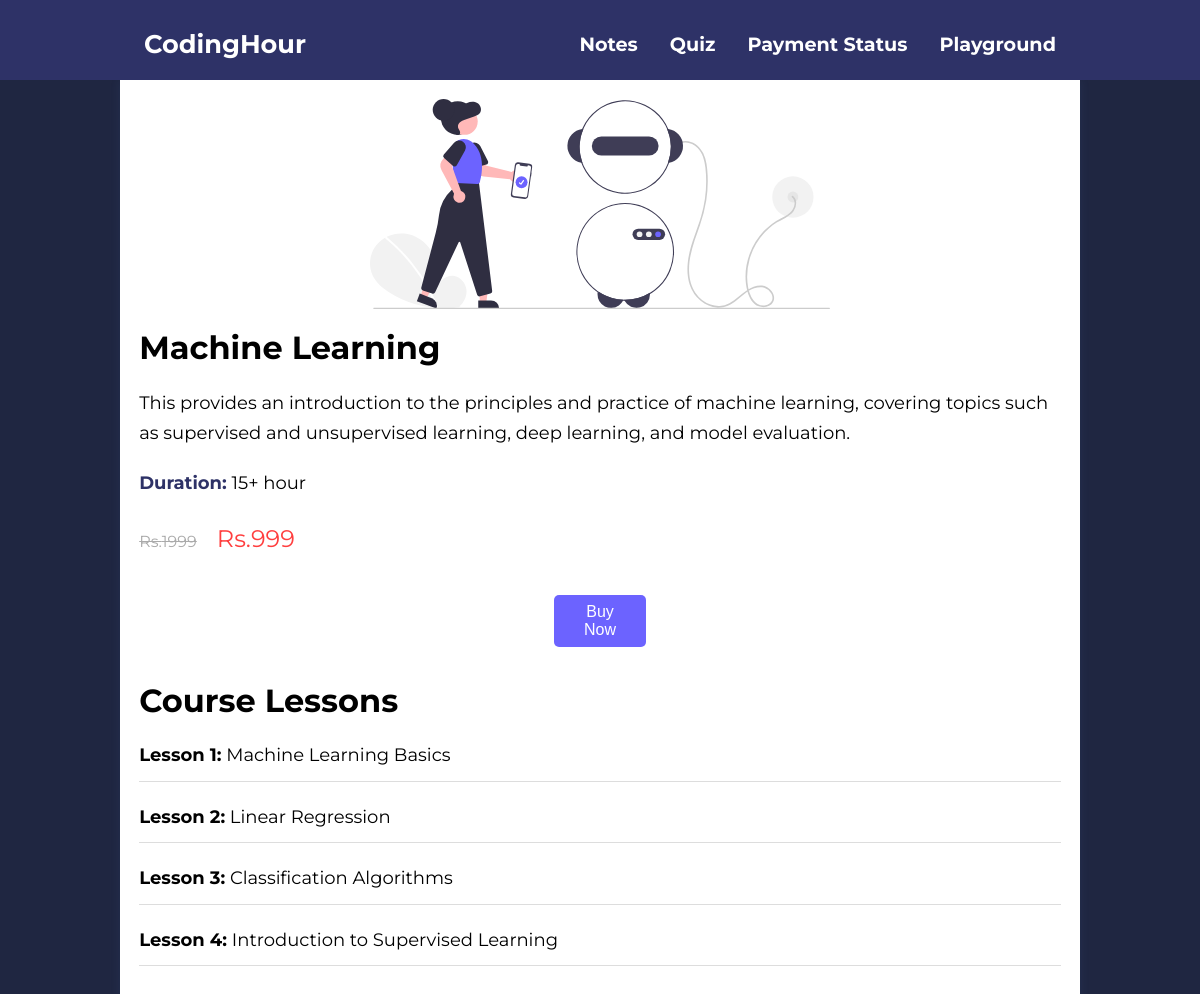
Screenshot of /courseDetails.php?course_id=1 with the database file from the repository.
### tables this page shows
CREATE TABLE `course` (
  `course_id` int(11) NOT NULL,
  `course_name` text NOT NULL,
  `course_desc` text NOT NULL,
  `course_author` varchar(255) NOT NULL,
  `course_img` text NOT NULL,
  `course_duration` text NOT NULL,
  `course_price` int(11) NOT NULL,
  `course_original_price` int(11) NOT NULL
);

CREATE TABLE `lesson` (
  `lesson_id` int(11) NOT NULL,
  `lesson_name` text NOT NULL,
  `lesson_desc` text NOT NULL,
  `lesson_link` text NOT NULL,
  `course_id` int(11) NOT NULL,
  `course_name` text NOT NULL
);

### courseDetails.php (the view, shortened to what this page needs)
<?php
include('./dbConnection.php');
?>
<!DOCTYPE html>
<html lang="en">
  <head>
    <link
      rel="stylesheet"
      href="https://unicons.iconscout.com/release/v4.0.0/css/line.css"
    />
    <link rel="stylesheet" href="css/style.css" />
    <link rel="stylesheet" href="css/courseDetails.css" />
  </head>
  <body>
    <nav>
      <div class="container nav_container">
        <a class="home_button" href="index.php"><h3>CodingHour</h3></a>
        <ul class="nav_menu">
          <li><a href="./Notes/notes.php">Notes</a></li>
          <li><a href="./Quiz/exam.php">Quiz</a></li>
          <li><a href="paymentStatus.php">Payment Status</a></li>
          <li><a href="./Code Editor/Playground.php">Playground</a></li>
        </ul>
      </div>
    </nav>
<div class="course-container">
  <?php
    if(isset($_GET['course_id'])){
      $course_id=$_GET['course_id'];
      $sql="SELECT * FROM course WHERE course_id='$course_id'";
      $result=$conn->query($sql);
      $row=$result->fetch_assoc();
    }
  ?>
    <img src="<?php echo str_replace('..','.',$row['course_img']); ?>" alt="Course Image" id="course-img"/>
      <h1 id="course-title"><?php echo $row['course_name']?></h1>
      <p class="course-description">
        <?php echo $row['course_desc']?>
      </p>
      <p class="course-duration"><span class="duration">Duration:</span>
        <?php echo $row['course_duration']?>
      </p>
      <form action="checkout.php" method="POST">
      <p class="price"><span class="original-price">Rs.<?php echo $row['course_original_price']?></span>Rs.<?php echo $row['course_price']?></p>
      <button type="submit" class="buy-now-btn" name="buy">Buy Now</button>
      </form>
      <h2>Course Lessons</h2>
      <ul class="lesson-list">
      <?php
      $sql="SELECT * FROM lesson";
      $result=$conn->query($sql);
      if($result->num_rows>0){
        $num=0;
        while($row=$result->fetch_assoc()){
          if($course_id==$row['course_id']){
            $num++;
         echo '<li class="lesson"><span id="lesno">Lesson '.$num.':</span> '.$row['lesson_name'].'</li>';
        }
      }
      }
      ?>
       </ul>
    </div>
  </body>
</html>

### css/style.css (style rules this page uses)
* { margin: 0; padding: 0; border: 0; outline: 0; text-decoration: none; list-style: none; box-sizing: border-box; }
:root { --color-primary: #6c63ff; --color-success: #3eb489; --color-warning: #f7c94b; --color-danger: #f75842; --color-danger-variant: #961316; --color-white: #fff; --color-light: rgba(255, 255, 255, 0.65); --color-black: #000; --color-bg: #1f2641; --color-bg1: #2e3267; --color-bg2: #424890; --color-quote: #0f172a; --container-width-lg: 76%; --container-width-md: 90%; --container-width-sm: 94%; --transition: all 400ms ease; --color-cyan: #60a5fa; }
body { font-family: "Montserrat", sans-serif; line-height: 1.7; color: var(--color-white); }
.container { width: var(--container-width-lg); margin: auto; }
h1, h2, h3, h4, h5 { line-height: 1.2; }
h1 { font-size: 2.4rem; }
h2 { font-size: 2rem; }
h3 { font-size: 1.6rem; }
.home_button { padding-top: 0.5rem; color: var(--color-white); font-weight: bold; }
nav { background: transparent; width: 100vw; height: 5rem; position: fixed; top: 0; z-index: 11; }
.nav_container { height: 100%; display: flex; justify-content: space-between; align-items: center; }
.nav_menu { padding-top: 0.5rem; display: flex; align-items: right; gap: 2rem; }
.nav_menu a { font-size: 1.2rem; font-weight: bold; transition: var(--transition); }

### css/courseDetails.css (style rules this page uses)
.course-container { width: 80%; margin: 5rem auto auto auto; background-color: #fff; padding: 1.2rem; box-shadow: 0 0 10px rgba(94, 147, 226, 0.1); color: black; }
#course-img { max-width: 50%; height: auto; display: block; margin: 0 auto; }
#course-title { font-size: 32px; margin: 20px 0; }
.course-description { font-size: 18px; margin: 1.2rem 0; }
.course-duration { font-size: 18px; margin: 1.2rem 0; }
.course-duration .duration { font-weight: bold; color: var(--color-bg1); }
.price { font-size: 24px; color: #ff3e3e; margin: 20px 0; }
.original-price { font-size: 16px; color: #aaa; text-decoration: line-through; margin-right: 20px; }
.lesson { font-size: 18px; margin: 20px 0; border-bottom: 1px solid #ddd; padding-bottom: 10px; }
.lesson #lesno { font-weight: bold; }
.buy-now-btn { width: 10%; display: block; background-color: var(--color-primary); color: #fff; font-size: 1rem; padding: 0.5rem 1rem; margin: 2.2rem auto; border: none; border-radius: 5px; cursor: pointer; }

### courseDetails.php (style rules this page uses)
nav { background: var(--color-bg1); }
.nav_menu a { color: white; }
body { background: #1f2641; }

### rows the page displays
course: course_img (picture), course_name "Machine Learning", course_desc "This provides an introduction to the principles and practice of machine learning, covering topics such as supervised and unsupervised learning, deep learning, and model evaluation.", course_duration "15+ hour", course_original_price "1999", course_price "999"
lesson: lesson_name "Machine Learning Basics"
lesson: lesson_name "Linear Regression"
lesson: lesson_name "Classification Algorithms"
lesson: lesson_name "Introduction to Supervised Learning"
